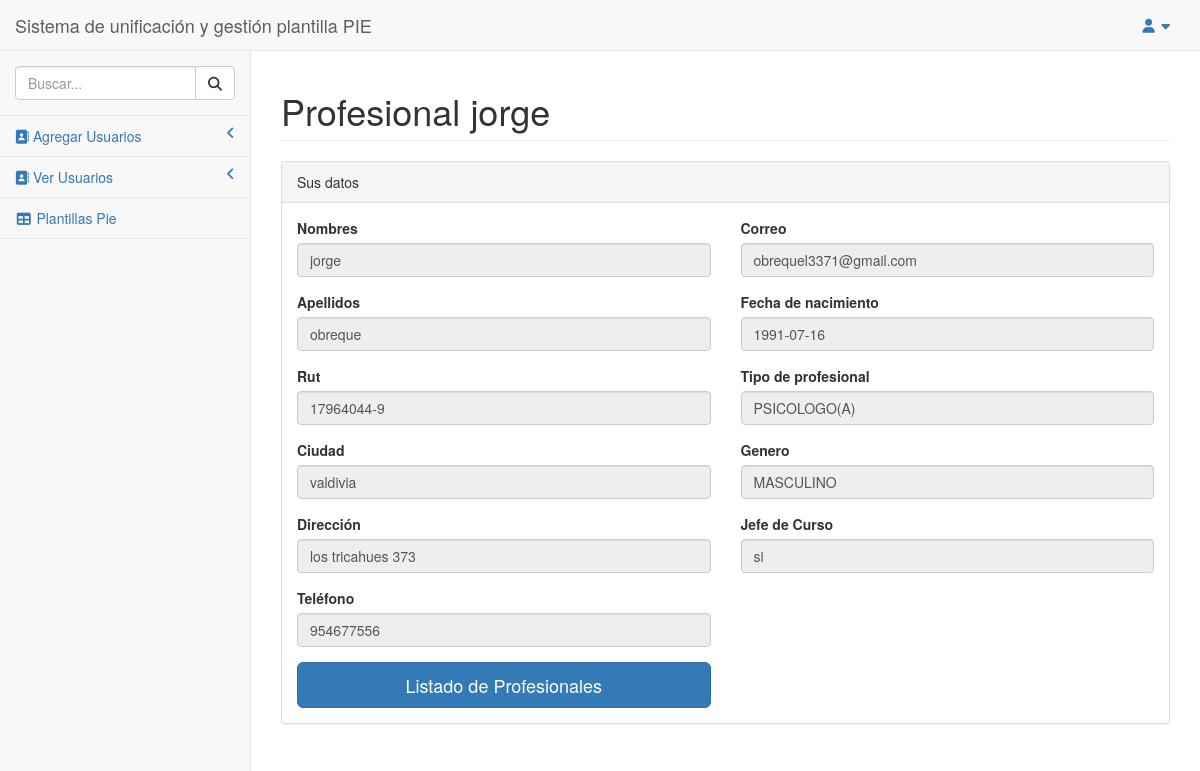
The page /pages/ver_profesional.php?id=13 on the database its author committed.
### tables this page shows
CREATE TABLE `profesionals` (
  `id` int(10) UNSIGNED NOT NULL,
  `nombres` varchar(128) NOT NULL,
  `apellidos` varchar(128) NOT NULL,
  `rut` varchar(10) NOT NULL,
  `ciudad` varchar(128) NOT NULL,
  `direccion` varchar(128) NOT NULL,
  `correo` varchar(128) NOT NULL,
  `fecha_nacimiento` date NOT NULL,
  `telefono` int(11) NOT NULL,
  `curso` varchar(128) NOT NULL,
  `sexo` enum('MASCULINO','FEMENINO') NOT NULL,
  `titulo_profesional` enum('EDUCADORA DE PARBULO','PSICOLOGO(A)','TERAPEUTA OCUPACIONAL','FONOAUDIOLOGO(A)','PROFESOR(A)') NOT NULL,
  `jefatura_curso` enum('si','no','','') DEFAULT 'no',
  `created_at` timestamp NULL DEFAULT NULL,
  `updated_at` timestamp NULL DEFAULT NULL
);

### pages/ver_profesional.php (the view, shortened to what this page needs)
<?php
include ("../configs/conexion_db.php");
include ('includes/interfaz.php');
if(isset($_GET['id'])):
    $id = mysqli_escape_string($enlace, $_GET['id']);
    $sql = "SELECT * FROM profesionals WHERE id = '$id'";
    $resultado = mysqli_query($enlace, $sql);
    $dado = mysqli_fetch_array($resultado);
endif;
?>
<div id="page-wrapper" >
    <div class="row">
        <div class="col-lg-12">
            <h1 class="page-header">Profesional <?php echo $dado['nombres']?> </h1>
        </div>
    </div>
    <div class="row">
        <div class="col-lg-12">
            <div class="panel panel-default">
                <div class="panel-heading">
                    Sus datos
                </div>
                <div class="panel-body">
                    <div class="row">
                        <form role="form" method="POST" action="../modulos/editar_alumno.php">
                            <div class="col-lg-6">
                                <div class="form-group">
                                    <label for="">Nombres</label>
                                    <input disabled name="nombre" id="nombre" type="text" class="form-control" value="<?php echo $dado['nombres'] ?>">
                                </div>
                                <div class="form-group">
                                    <label for="">Apellidos</label>
                                    <input disabled name="apellido" type="text" class="form-control" value="<?php echo $dado['apellidos'] ?>">
                                </div>
                                <div class="form-group">
                                    <label for="">Rut</label>
                                    <input disabled name="rut" type="text" class="form-control" value="<?php echo $dado['rut'] ?>">
                                </div>
                                <div class="form-group">
                                    <label for="">Ciudad</label>
                                    <input disabled name="ciudad" type="text" class="form-control" value="<?php echo $dado['ciudad'] ?>">
                                </div>
                                <div class="form-group">
                                    <label for="">Dirección</label>
                                    <input disabled name="direccion" type="text" class="form-control" value="<?php echo $dado['direccion'] ?>">
                                </div>
                                <div class="form-group">
                                    <label for="">Teléfono</label>
                                    <input disabled name="telefono" type="text" class="form-control" value="<?php echo $dado['telefono'] ?>">
                                </div>
                            </div>
                            <div class="col-lg-6">
                                <div class="form-group">
                                    <label for="">Correo</label>
                                    <input disabled name="correo" type="text" class="form-control" value="<?php echo $dado['correo'] ?>">
                                </div>
                                <div class="form-group">
                                    <label for="">Fecha de nacimiento</label>
                                    <input disabled name="fech_nac" type="text" class="form-control" value="<?php echo $dado['fecha_nacimiento'] ?>">
                                </div>
                                <div class="form-group">
                                    <label>Tipo de profesional</label>
                                    <input disabled name="profesional" type="text" class="form-control" value="<?php echo $dado['titulo_profesional'] ?>">
                                </div>
                                <div class="form-group">
                                    <label>Genero</label>
                                    <input disabled name="sexo" type="text" class="form-control" value="<?php echo $dado['sexo'] ?>">
                                </div>
                                <div class="form-group">
                                    <label>Jefe de Curso</label>
                                    <input disabled name="sexo" type="text" class="form-control" value="<?php echo $dado['jefatura_curso'] ?>">
                                </div>
                            </div>
                        </div>
                        <div class="row">
                            <div class="col-lg-6"><a href="listaProfesionals.php" class="btn btn-primary btn-lg btn-block " >Listado de Profesionales</a></div>
                            <div class="col-lg-6"></div>
                        </div>
                </div>
            </div>
        </div>
    </div>
</div>
<?php include('includes/cierre-interfaz.php'); ?>

### rows shown on the page
profesionals: nombres "jorge", nombre "jorge", apellido "obreque", rut "17964044-9", ciudad "valdivia", direccion "los tricahues 373", telefono "954677556", correo "obrequel3371@gmail.com", fech_nac "1991-07-16", profesional "PSICOLOGO(A)", sexo "MASCULINO", sexo "si"
